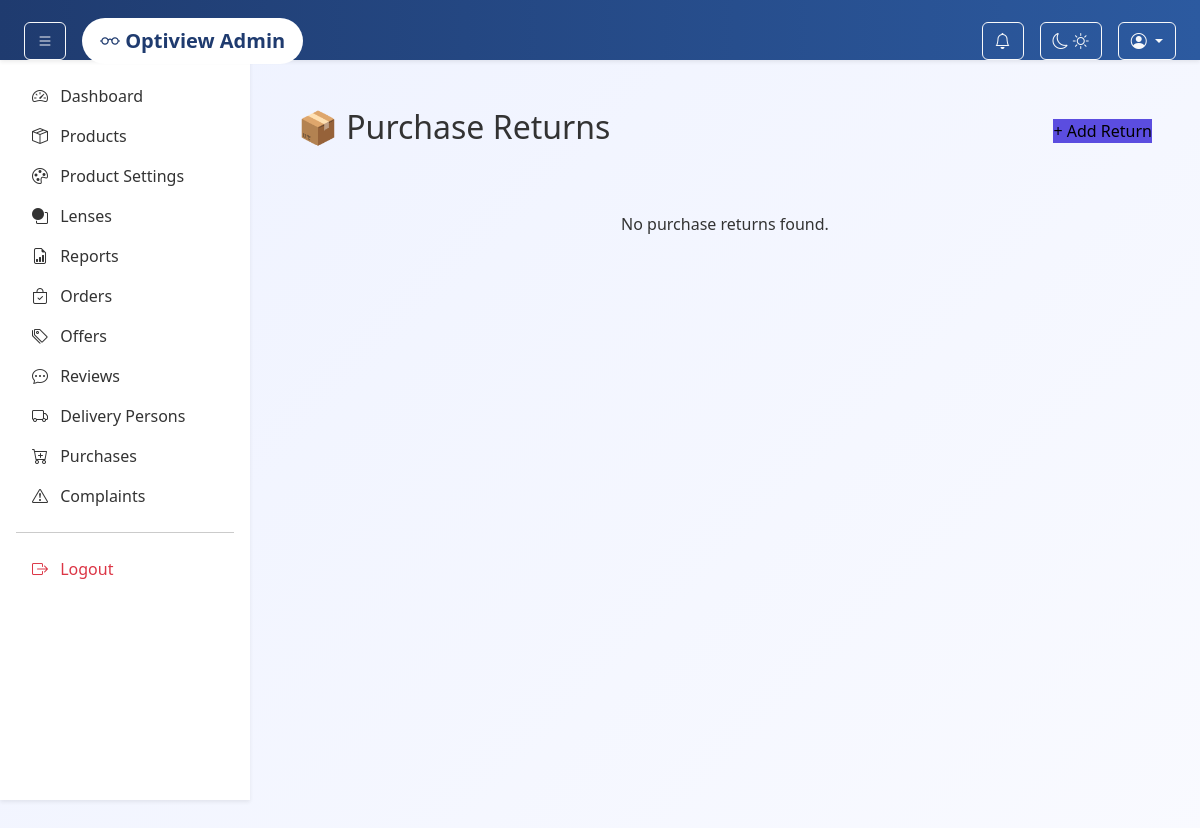
Before: /admin-panel/purchase-returns/ with the older database file.
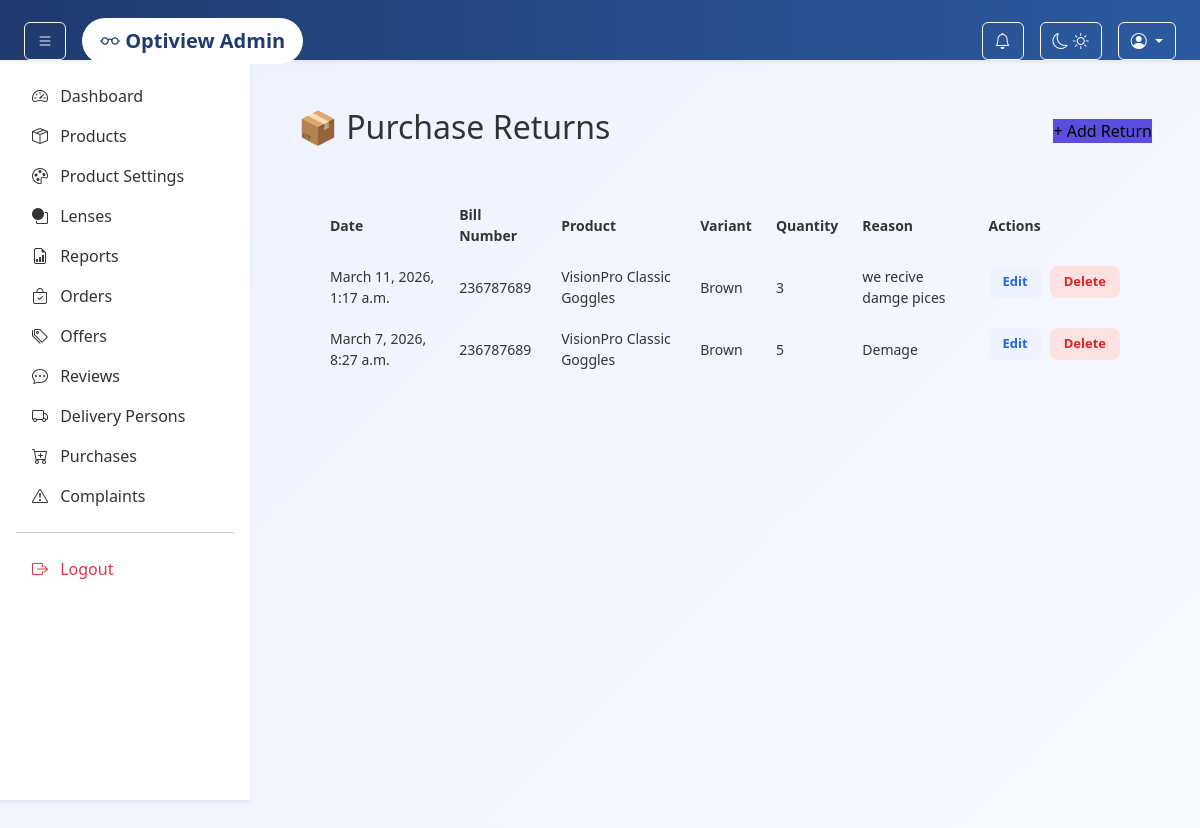
After: the same page with the newer database file.
### adminpanel/models.py (models this page shows, shortened)
class PurchaseReturn(models.Model):
    purchase_item = models.ForeignKey(
        PurchaseItem,
        on_delete=models.CASCADE,
        related_name='returns'
    )
    return_date = models.DateTimeField(auto_now_add=True)
    quantity = models.PositiveIntegerField()
    reason = models.TextField(blank=True, null=True)

class PurchaseItem(models.Model):
    purchase = models.ForeignKey(Purchase, on_delete=models.CASCADE, related_name="items")
    variant = models.ForeignKey("ProductVariant", on_delete=models.CASCADE)
    quantity = models.PositiveIntegerField()
    cost_price = models.DecimalField(max_digits=10, decimal_places=2)

class Purchase(models.Model):
    dealer = models.ForeignKey(Dealer, on_delete=models.CASCADE)
    bill_number = models.CharField(max_length=100)
    purchase_date = models.DateField(auto_now_add=True)
    total_amount = models.DecimalField(max_digits=10, decimal_places=2, default=0)

class ProductVariant(models.Model):
    product = models.ForeignKey(Product, on_delete=models.CASCADE, related_name="variants")
    color = models.ForeignKey(Color, on_delete=models.SET_NULL, null=True)
    stock = models.PositiveIntegerField(default=0)

class Product(models.Model):
    category = models.ForeignKey(Category, on_delete=models.CASCADE)
    subcategory = models.ForeignKey(SubCategory, on_delete=models.CASCADE)
    brand = models.ForeignKey(Brand, on_delete=models.SET_NULL, null=True)
    name = models.CharField(max_length=200)
    description = models.TextField()
    material = models.ForeignKey(
    Material,
    on_delete=models.SET_NULL,
    null=True,
    blank=True
)
    price = models.DecimalField(max_digits=10, decimal_places=2)
    frame_type = models.ForeignKey(FrameType, on_delete=models.SET_NULL,blank=True, null=True)
    frame_shape = models.ForeignKey(FrameShape, on_delete=models.SET_NULL, null=True, blank=True)
    is_featured = models.BooleanField(default=False)
    is_active = models.BooleanField(default=True)
    created_at = models.DateTimeField(auto_now_add=True)
    class Meta:
        ordering = ["-created_at"]

class Color(models.Model):
    name = models.CharField(max_length=100)
    code = models.CharField(max_length=7, blank=True)

### adminpanel/views.py (the view)
# urls.py: path('purchase-returns/', views.purchase_return_list, name='purchase_return_list'),
def purchase_return_list(request):
    returns = PurchaseReturn.objects.select_related('purchase_item__variant').all().order_by('-return_date')
    return render(request, 'admin/purchase_return_list.html', {'returns': returns})

### adminpanel/context_processors.py (called while the page is built, shortened)
def notification_count(request):
    return {"notification_count": 0}

### app/context_processors.py (called while the page is built)
def cart_count(request):
    count = 0
    if request.user.is_authenticated:
        count = Cart.objects.filter(user=request.user).count()
    return {'cart_count': count}

### templates/admin/purchase_return_list.html (shortened to what this page needs)
{% extends 'admin/base.html' %}
{% block content %}
<div class="purchase-return-page">
    <div style="display: flex; justify-content: space-between; align-items: center; margin-bottom: 20px;">
        <h2>📦 Purchase Returns</h2>
        <button class="btn-primary" onclick="window.location.href='{% url 'adminpanel:add_purchase_return' %}'">+ Add Return</button>
    </div>
    <div class="return-table-card">
        {% if returns %}
        <table class="return-table">
            <thead>
                <tr>
                    <th>Date</th>
                    <th>Bill Number</th>
                    <th>Product</th>
                    <th>Variant</th>
                    <th>Quantity</th>
                    <th>Reason</th>
                    <th class="actions-col">Actions</th>
                </tr>
            </thead>
            <tbody>
                {% for ret in returns %}
                <tr>
                    <td>{{ ret.return_date }}</td>
                    <td>{{ ret.purchase_item.purchase.bill_number }}</td>
                    <td>{{ ret.purchase_item.variant.product.name }}</td>
                    <td>{{ ret.purchase_item.variant.color.name }}</td>
                    <td>{{ ret.quantity }}</td>
                    <td>{{ ret.reason }}</td>
                    <td class="actions">
                        <button class="btn-edit" onclick="alert('Edit not implemented yet')">Edit</button>
                        <form method="POST" style="display:inline;">
                            <button type="submit" class="btn-delete">Delete</button>
                        </form>
                    </td>
                </tr>
                {% endfor %}
            </tbody>
        </table>
        {% else %}
            <div class="no-data">No purchase returns found.</div>
        {% endif %}
    </div>
</div>
{% endblock %}

Changed rows visible on the page:
added PurchaseReturn: return_date "March 11, 2026, 1:17 a.m.", purchase_item.purchase.bill_number "236787689", purchase_item.variant.product.name "VisionPro Classic Goggles", purchase_item.variant.color.name "Brown", quantity "3", reason "we recive damge pices"
added PurchaseReturn: return_date "March 7, 2026, 8:27 a.m.", purchase_item.purchase.bill_number "236787689", purchase_item.variant.product.name "VisionPro Classic Goggles", purchase_item.variant.color.name "Brown", quantity "5", reason "Demage"
Other visible differences:
text no longer shown: "No purchase returns found."
text now shown: "Date Bill Number Product Variant Quantity Reason Actions"
